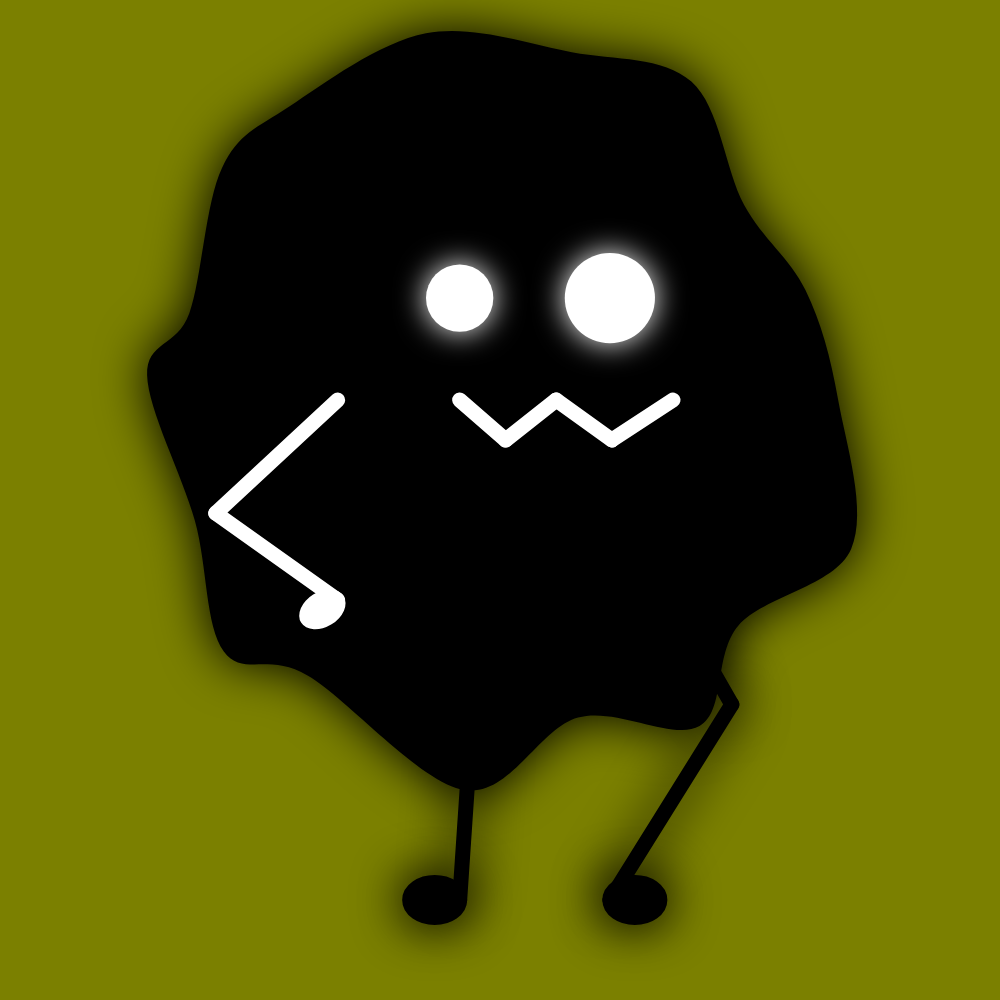
Frame 1 (no input)
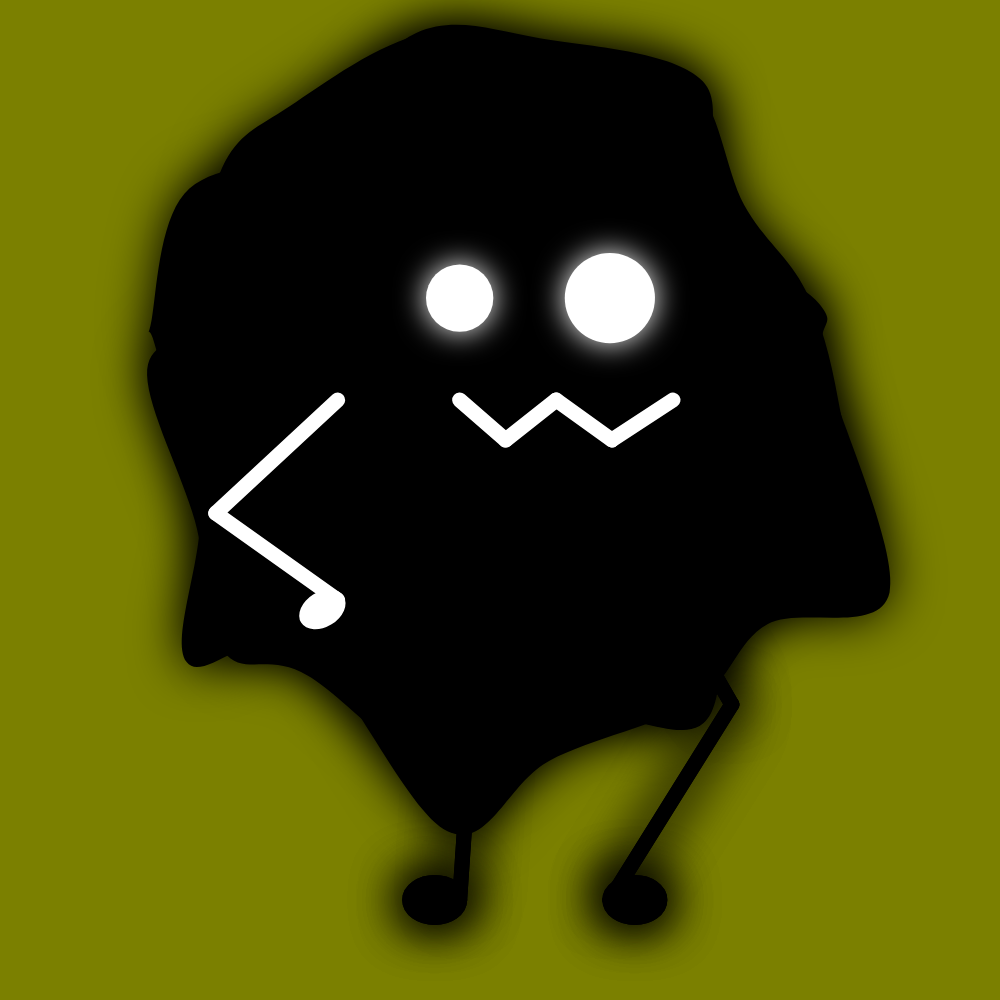
Frame 2 (the mouse pressed at the canvas centre, redrawn once)

The p5.js sketch that drew these frames (run headless with seeded random() and noise() and a simulated clock; the mouse was pressed at the canvas centre and the sketch redrawn once):

// p5.js sketch
// ── sketch.js
var noiseCount1 = 0;
var noiseCount2 = 0;
var windowCenter = 0;
var windowSize = 0;
var eyeCent = 0;
var eyeLy = 0;
var eyeLx = 0;
var eyeRy = 0;
var eyeRx = 0;
var eyeSizel = 0;
var eyeSizer = 0;
var i = 0;
var formResolution = 18;
var x = [];
var y = [];
var stepSize = 40;
var centerX;
var centerY;
var initRadius = 2.8;
var z = 0;
var mx =0;
var my =0;


function setup() {
  colorMode(HSB, 360.0, 100.0, 100.0, 100.0);
  noiseCount1 = noise(random())*10;
  noiseCount2 = noise(random())*10;
  windowSize = min(windowWidth,windowHeight);
  windowCenter = windowSize / 2;
  eyeCentx = random(noiseCount1*10,-noiseCount1*10);
  eyeCenty = noiseCount1+150;
  eyeSizel = random(windowSize*0.1,windowSize*0.05);
  eyeSizer = random(windowSize*0.1,windowSize*0.05);
  eyeLy = noiseCount1;
  eyeLx = -eyeSizel-random(-eyeCentx,-eyeCentx*2);
  eyeRy = noiseCount1;
  eyeRx = eyeSizer+random(eyeCentx,eyeCentx*2);
  centerX = windowCenter * 2; 
  centerY = windowCenter * 100;
  initRadius = windowSize/initRadius;
  
  
  createCanvas(windowSize, windowSize);
  background(random(0,360),100,50,100);
  
  
  
  //translate(windowCenter, windowCenter);
  
    centerX = width / 2.0; 
  centerY = height / 2.5; 
  var angle = radians(360 / formResolution); 
  for (var i = 0; i < formResolution; i++) {
    x.push(cos(angle * i) * initRadius);
    y.push(sin(angle * i) * initRadius);
    

  } 
      noLoop();
}

function draw() {
  
  //drawingContext.shadowOffsetX = 5;
  //drawingContext.shadowOffsetY = -5;
  drawingContext.shadowBlur = 50;
  drawingContext.shadowColor = 'black';
  
 fill(250,0,0,100);
  noStroke();
  if(200 > z){
  //strokeWeight(10);
  //stroke(10)
  //line(0,0,windowCenter,windowCenter)

  for (var i = 0; i < formResolution; i++) {
    x[i] += random(-stepSize, stepSize);
    y[i] += random(-stepSize, stepSize*1.1);

  }
  beginShape();

  curveVertex(x[formResolution - 1] + centerX, y[formResolution - 1] + centerY);
  for (var i = 0; i < formResolution; i++) {
    curveVertex(x[i] + centerX, y[i] + centerY);
  }
  curveVertex(x[0] + centerX, y[0] + centerY);
  curveVertex(x[1] + centerX, y[1] + centerY);
  curveVertex(x[2] + centerX, y[2] + centerY);
  
  endShape();

  //stroke(noise(random(0))*360,noise(0)*100,noise(0)*100,100)
  //strokeWeight(10);
  
  
z++;
  }
  
  noFill();
  stroke(0)
  strokeWeight(15)
  
  //rightleg
   line(windowCenter,windowCenter*0.6,(windowCenter+eyeRx)*1.2,(windowCenter+eyeRy)*1.4);
  line((windowCenter+eyeRx)*1.2,(windowCenter+eyeRy)*1.4,windowCenter+eyeRx,(windowCenter)*1.8);
  fill(0)
  ellipse((windowCenter+eyeRx)+(50/2),(windowCenter)*1.8,50,35);
  
  //leftleg
   line(windowCenter,windowCenter*0.6,windowCenter+eyeLx,(windowCenter)*1.8);
  ellipse((windowCenter+eyeLx)-(50/2),(windowCenter)*1.8,50,35);
  
  
  drawingContext.shadowBlur = 30;
  drawingContext.shadowColor = 'white';
  //text("windowCenter*eyeLx/"+eyeLx, 20, 180);
  noStroke();
  fill(360)
   ellipse(windowCenter+eyeLx,(windowCenter-eyeLy)*0.6,eyeSizel);
   ellipse(windowCenter+eyeRx,(windowCenter-eyeRy)*0.6,eyeSizer);
  
  
  

  
  drawingContext.shadowBlur = 0;
  //mouth
    noFill();
  stroke(360)
  strokeWeight(15)
  mx = windowCenter+eyeLx;
  my = windowCenter*0.8,
   line(mx,my,mx=mx*1.1,my=my*1.1);
   line(mx,my,mx=mx*1.1,my=my/1.1);
   line(mx,my,mx=mx*1.1,my=my*1.1);
   line(mx,my,mx=mx*1.1,my=my/1.1);
  
  //lefthand
  
  
  noFill();
  stroke(360)
  strokeWeight(15)
  
  //lefthand
   line(windowCenter+eyeLx-((windowCenter+eyeRx)*0.2),windowCenter*0.8,windowCenter+eyeLx-((windowCenter+eyeRx)*0.4),(windowCenter+eyeRy)*1.02);
  line(windowCenter+eyeLx-((windowCenter+eyeRx)*0.4),(windowCenter+eyeRy)*1.02,windowCenter+eyeLx-((windowCenter+eyeRx)*0.2),(windowCenter)*1.2);
  
  
  
  noStroke();
  fill(360);
  push();  // ここから
  translate(windowCenter+eyeLx-((windowCenter+eyeRx)*0.2),windowCenter*1.2);
rotate(45);
  ellipse(0,18,35,50);
pop(); 
  
  redraw();

}
